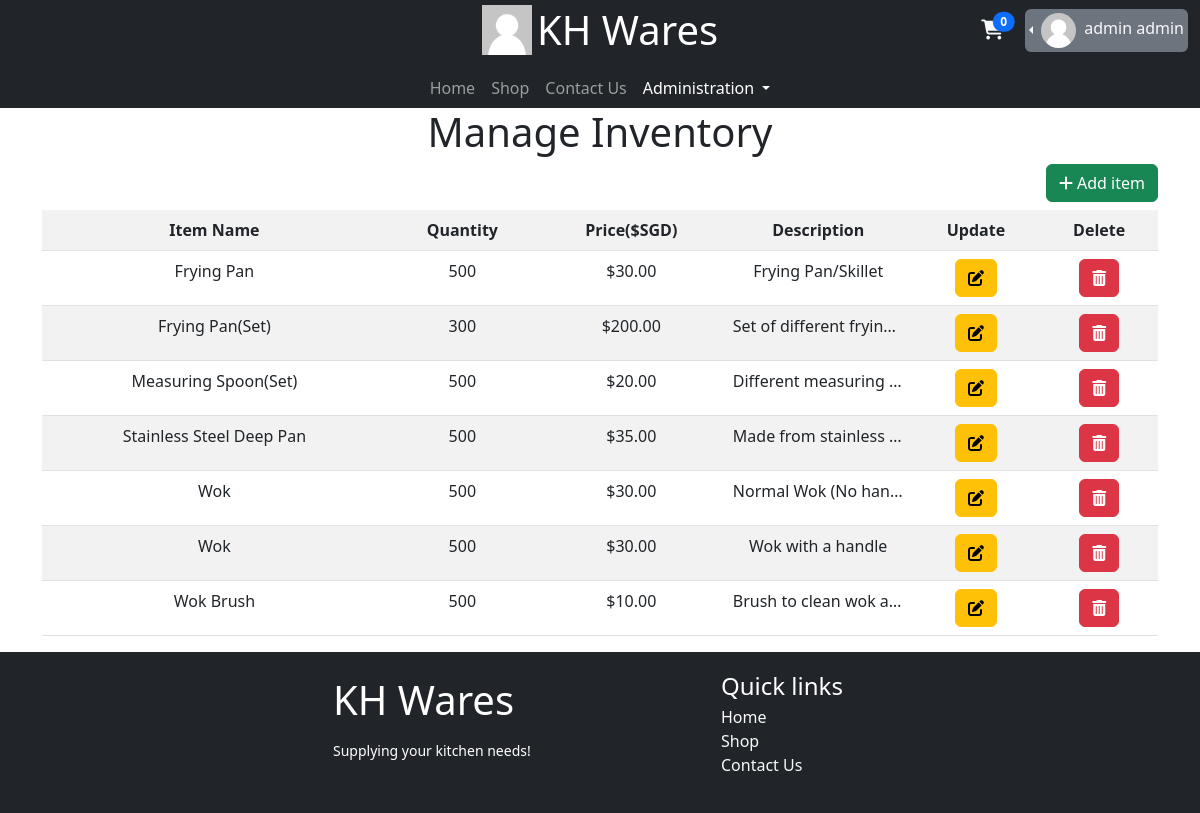
The app's page /ManageInventory (signed in) with its own data.
### database_models/UserDBModel.py (models this page shows, shortened)
class User(db.Model, UserMixin):
    id = db.Column(db.Integer, primary_key=True)
    username = db.Column(db.String, unique=True, nullable=False)
    email = db.Column(db.String, unique=True, nullable=False)
    password = db.Column(db.String, nullable=False)
    role = db.Column(db.Integer, default=0)  # 0 - User, 1 - Employee, 2 - Admin
    cart = db.relationship("Cart", backref="user", uselist=False)
    order = db.relationship("Order", backref="user")
    f_name = db.Column(db.String, nullable=False)
    l_name = db.Column(db.String, nullable=False)
    reset_token = db.Column(db.String)
    profile_pic = db.Column(db.String, default="default.png")
    date_created = db.Column(db.DateTime(), default=func.now())
    totp_secret = db.Column(db.String)

### database_models/CartDBModel.py (models this page shows)
class Item(db.Model):
    id = db.Column(db.Integer, primary_key=True)
    cart_items = db.relationship("Cart_Item",backref="item")
    orders = db.relationship("Order_Item",backref="item")
    name = db.Column(db.String,nullable=False)
    price = db.Column(db.Float,nullable=False)
    description = db.Column(db.String)
    quantity = db.Column(db.Integer, nullable=False, default=0)
    images = db.Column(db.PickleType,default=[])
    category = db.Column(db.String)

### helper_functions.py (the view)
    def wrapper(*args,**kwargs):
        if flask_login.current_user.role < 1:
            flash_error("Permission Denied")
            return redirect(url_for("index.index"))
        else:
            return function(*args,**kwargs)

### app.py (called while the page is built)
@login_manager.user_loader
def user_loader(id):
    user = User.query.filter_by(id=id).first()
    return user

### helper_functions.py (called while the page is built)
def admin_required(function):
    def wrapper(*args,**kwargs):
        if flask_login.current_user.role < 1:
            flash_error("Permission Denied")
            return redirect(url_for("index.index"))
        else:
            return function(*args,**kwargs)
    wrapper.__name__ = function.__name__
    return wrapper

### routes/InventoryManagement.py (called while the page is built)
@blueprint.route("/ManageInventory")
@flask_login.login_required
@helper_functions.admin_required
def ManageInventory():
    item = Item.query.all()
    return render_template("inventory/InventoryManagement.html", itemsList= item)

### templates/inventory/InventoryManagement.html (shortened to what this page needs)
{% extends 'base.html' %}
{% set active_page = "admin" %}
{% set subpage = "DisplayInventory" %}
{% block main %}
<div class="container">
  <h1 class="text-center mb-0">Manage Inventory</h1>
  <a class="btn btn-success ms-auto float-end my-2" href="{{url_for('InventoryManagement.AddInventory')}}"><i class="fa fa-plus"></i> Add item</a>
  <table class="text-center table table-striped">
    <tr>
      <th>Item Name</th>
      <th>Quantity</th>
      <th>Price($SGD)</th>
      <th>Description</th>
      <th>Update</th>
      <th>Delete</th>
    </tr>
      {% for i in itemsList %}
          <tr>
              <td>{{ i.name }}</td>
              <td>{{ i.quantity }}</td>
              <td>{{ "$%.2f"|format(i.price) }}</td>
              <td class="text-truncate" style="max-width: 50px">{{ i.description }}</td>
              <td><a class="btn btn-warning" href="{{url_for('InventoryManagement.UpdateInventory', id = i.id)}}/"><i class="fas fa-edit"></i></a></td>
              <td><a class="btn btn-danger" data-bs-toggle="modal" data-bs-target="#DeleteItem_{{i.id}}"><i class="fa fa-trash"></i></a></td>
          </tr>
      {% endfor %}
  </table>
</div>
{% endblock %}

### templates/includes/navbar-2.html (shortened to what this page needs)
<nav class="navbar navbar-expand-lg navbar-dark bg-dark py-0">
    <div class="container-fluid d-block">
        <div class="row justify-content-center">
                <a class="col-sm-12 col-md-12 col-lg-4 text-center offset-lg-4 navbar-brand" href="{{ '#' if active_page == 'index' else url_for('index.index') }}">
                    <img src="{{ url_for('static', filename='profiles/default.png') }}" alt="" width="50" height="50" class="d-inline" >
                    <h1 class="d-inline m-0 align-middle">KH Wares</h1>
                </a>
                <div class="col-auto ms-auto my-auto">
                    {% if not current_user.is_authenticated %}
                        <a href="{{ url_for('crud.login' )}}" class="btn btn-primary align-middle" role="button">Login</a>
                        <a href="{{ url_for('crud.signup' )}}" class="btn btn-secondary align-middle" role="button">Sign Up</a>
                    {% else %}
                        <div>
                            <div class="d-inline-block me-1">
                                <a href="{{ url_for('cart.read_cart') }}" class="btn">
                                    <span class="position-relative top-0 start-100 translate-middle badge rounded-pill bg-primary" id="cart_badge">{{ current_user.cart.cart_items | length }}</span>
                                    <i class="fa-solid fa-cart-shopping text-light fa-lg"></i>
                                </a>
                            </div>
                            <div class="dropstart bg-secondary text-light p-1 rounded mt-auto d-inline-block">
                                <div class="dropdown-toggle" role="button" id="dropdownMenuLink" data-bs-toggle="dropdown">
                                    <img  src="{{url_for('static', filename='profiles/' + current_user.profile_pic)}}" height="35px" width="35px" class="rounded-circle me-1">
                                    <span class="text-light d-lg-inline-block d-none">{{ current_user.f_name }} {{ current_user.l_name }}</span>
                                </div>
                            </div>
                        </div>
                    {% endif %}
                </div>
                <div class="row pe-0">
                </div>
        </div>
        <div class="row justify-content-center">
            <div class="col-4 text-center">
                <div class="collapse navbar-collapse" id="navbarSupportedContent">
                    <ul class="navbar-nav mx-auto mb-2 mb-lg-0">
                    <li class="nav-item">
                        <a class="nav-link {{ 'active' if active_page == 'index' else '' }}" aria-current="page" href="{{ '#' if active_page == 'index' else url_for('index.index') }}">Home</a>
                    </li>
                    <li class="nav-item">
                        <a class="nav-link {{ 'active' if active_page == 'Shop' else '' }}" href="{{ url_for('Store.displayitem' )}}">Shop</a>
                    </li>
                    <li class="nav-item">
                        <a class="nav-link {{ 'active' if active_page == 'contact' else '' }}" href="{{ url_for('contact.contact_us_page') }}">Contact Us</a>
                    </li>
                    {% if current_user.is_authenticated and current_user.role >=1 %}
                        <li class="nav-item dropdown">
                            <a class="nav-link dropdown-toggle {{ 'active' if active_page == 'admin' else '' }}" href="#" id="AdminNavbarDropdown" role="button" data-bs-toggle="dropdown" aria-expanded="false">
                                Administration
                            </a>
                        </li>
                    {% endif %}
                    </ul>
                </div>
            </div>
        </div>
    </div>
  </nav>

### records on screen
User: profile_pic (placeholder picture), f_name "admin", l_name "admin"
Item: name "Frying Pan", quantity "500", price "$30.00", description "Frying Pan/Skillet"
Item: name "Frying Pan(Set)", quantity "300", price "$200.00", description "Set of different fryin…"
Item: name "Measuring Spoon(Set)", quantity "500", price "$20.00", description "Different measuring…"
Item: name "Stainless Steel Deep Pan", quantity "500", price "$35.00", description "Made from stainless…"
Item: name "Wok", quantity "500", price "$30.00", description "Normal Wok (No han…"
Item: name "Wok", quantity "500", price "$30.00", description "Wok with a handle"
Item: name "Wok Brush", quantity "500", price "$10.00", description "Brush to clean wok a…"

### other values on screen
{{ current_user.cart.cart_items | length }} "0"
